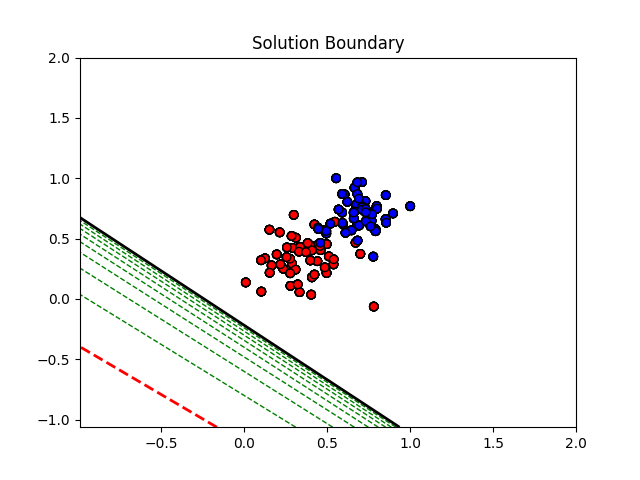

The Python source for this figure:
import numpy 
import matplotlib.pyplot as plt
import pandas 

# Load data
data = pandas.read_csv('data.csv', sep=',', header=None)
data.columns = ['A','B','C']

X = data[['A', 'B']].values
y = data['C'].values

# Initialize weights and bias randomly
numpy.random.seed(42)
w = numpy.random.randn(X.shape[1])  
b = numpy.random.randn(1)

# Learning rate
r = 0.1

# Classification function 
def classify(X, w, b):
    return numpy.sign(numpy.dot(X, w) + b)

# Rule for misclassified points
def update_weights(X, y, w, b, r):
    for i in range(len(X)):
        prediction = classify(X[i], w, b)
        if prediction != y[i]:  
            if y[i] == 1:  
                w += r * X[i]
                b += r
            else:  
                w -= r * X[i]
                b -= r
    return w, b


def perceptron(X, y, w, b, r, epochs=10):
    for epoch in range(epochs):
        w, b = update_weights(X, y, w, b, r)
        plot_boundary(X, y, w, b, epoch, epochs)  
    return w, b

# Plotting the boundary
def plot_boundary(X, y, w, b, epoch, epochs):
    x_min, x_max = X[:, 0].min() - 1, X[:, 0].max() + 1
    y_min, y_max = X[:, 1].min() - 1, X[:, 1].max() + 1
    xx, yy = numpy.meshgrid(numpy.linspace(x_min, x_max, 100), numpy.linspace(y_min, y_max, 100))
    zz = -(w[0] * xx + w[1] * yy + b) / w[1]  

    # Plot data points
    plt.scatter(X[:, 0], X[:, 1], c=y, cmap='bwr', marker='o', edgecolor='k')

    # Plot the boundary
    if epoch == 0:
        plt.contour(xx, yy, zz, levels=[0], colors='red', linewidths=2, linestyles='--')  # Initial line in red
    elif epoch == epochs - 1:
        plt.contour(xx, yy, zz, levels=[0], colors='black', linewidths=2)  # Last line in black
    else:
        plt.contour(xx, yy, zz, levels=[0], colors='green', linewidths=1, linestyles='--')  # Subsequent lines in green

    
    plt.title('Solution Boundary')
    plt.xlim(x_min, x_max)
    plt.ylim(y_min, y_max)

# Run the perceptron training
final_weights, final_bias = perceptron(X, y, w, b, r, epochs=10)

# Show the plot and save it 
plt.show()
plt.savefig('perceptron.png') 
plt.close()


